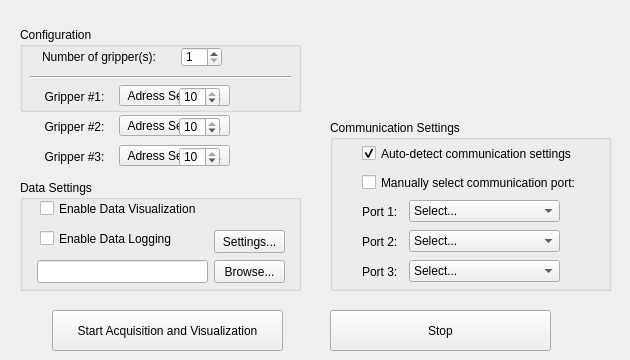
        <widget class="QWidget" name="generalTab">
         <attribute name="title">
          <string>General</string>
         </attribute>
         <widget class="QLabel" name="HandPictureLabel">
          <property name="geometry">
           <rect>
            <x>490</x>
            <y>3</y>
            <width>131</width>
            <height>121</height>
           </rect>
          </property>
          <property name="text">
           <string/>
          </property>
          <property name="pixmap">
           <pixmap resource="../images/images.qrc">:/S6Picture.png</pixmap>
          </property>
          <property name="scaledContents">
           <bool>true</bool>
          </property>
         </widget>
         <widget class="QGroupBox" name="configurationGroupBox">
          <property name="geometry">
           <rect>
            <x>20</x>
            <y>27</y>
            <width>281</width>
            <height>85</height>
           </rect>
          </property>
          <property name="font">
           <font>
            <weight>50</weight>
            <bold>false</bold>
           </font>
          </property>
          <property name="title">
           <string>Configuration</string>
          </property>
          <widget class="QSpinBox" name="numberOfArmsSpinBox">
           <property name="geometry">
            <rect>
             <x>161</x>
             <y>20</y>
             <width>41</width>
             <height>20</height>
            </rect>
           </property>
           <property name="font">
            <font>
             <pointsize>9</pointsize>
            </font>
           </property>
           <property name="minimum">
            <number>1</number>
           </property>
           <property name="maximum">
            <number>3</number>
           </property>
          </widget>
         </widget>
         <widget class="QPushButton" name="startAcquisitionPushButton">
          <property name="geometry">
           <rect>
            <x>52</x>
            <y>310</y>
            <width>231</width>
            <height>41</height>
           </rect>
          </property>
          <property name="font">
           <font>
            <pointsize>9</pointsize>
           </font>
          </property>
          <property name="text">
           <string>Start Acquisition and Visualization</string>
          </property>
         </widget>
         <widget class="QGroupBox" name="dataGroupBox">
          <property name="geometry">
           <rect>
            <x>20</x>
            <y>180</y>
            <width>281</width>
            <height>111</height>
           </rect>
          </property>
          <property name="font">
           <font>
            <weight>50</weight>
            <bold>false</bold>
           </font>
          </property>
          <property name="title">
           <string>Data Settings</string>
          </property>
          <widget class="QSplitter" name="splitter_7">
           <property name="geometry">
            <rect>
             <x>10</x>
             <y>60</y>
             <width>191</width>
             <height>20</height>
            </rect>
           </property>
           <property name="palette">
            <palette>
             <active>
              <colorrole role="Base">
               <brush brushstyle="SolidPattern">
                <color alpha="255">
                 <red>255</red>
                 <green>255</green>
                 <blue>255</blue>
                </color>
               </brush>
              </colorrole>
              <colorrole role="Window">
               <brush brushstyle="SolidPattern">
                <color alpha="255">
                 <red>255</red>
                 <green>255</green>
                 <blue>255</blue>
                </color>
               </brush>
              </colorrole>
             </active>
             <inactive>
              <colorrole role="Base">
               <brush brushstyle="SolidPattern">
                <color alpha="255">
                 <red>255</red>
                 <green>255</green>
                 <blue>255</blue>
                </color>
               </brush>
              </colorrole>
              <colorrole role="Window">
               <brush brushstyle="SolidPattern">
                <color alpha="255">
                 <red>255</red>
                 <green>255</green>
                 <blue>255</blue>
                </color>
               </brush>
              </colorrole>
             </inactive>
             <disabled>
              <colorrole role="Base">
               <brush brushstyle="SolidPattern">
                <color alpha="255">
                 <red>255</red>
                 <green>255</green>
                 <blue>255</blue>
                </color>
               </brush>
              </colorrole>
              <colorrole role="Window">
               <brush brushstyle="SolidPattern">
                <color alpha="255">
                 <red>255</red>
                 <green>255</green>
                 <blue>255</blue>
                </color>
               </brush>
              </colorrole>
             </disabled>
            </palette>
           </property>
           <property name="orientation">
            <enum>Qt::Horizontal</enum>
           </property>
          </widget>
          <widget class="QPushButton" name="browseDirectoryPushButton">
           <property name="geometry">
            <rect>
             <x>194</x>
             <y>80</y>
             <width>71</width>
             <height>23</height>
            </rect>
           </property>
           <property name="font">
            <font>
             <pointsize>9</pointsize>
            </font>
           </property>
           <property name="text">
            <string>Browse...</string>
           </property>
          </widget>
          <widget class="QLineEdit" name="directoryLocationLineEdit">
           <property name="geometry">
            <rect>
             <x>17</x>
             <y>80</y>
             <width>171</width>
             <height>23</height>
            </rect>
           </property>
           <property name="font">
            <font>
             <pointsize>9</pointsize>
            </font>
           </property>
           <property name="text">
            <string/>
           </property>
           <property name="readOnly">
            <bool>true</bool>
           </property>
          </widget>
          <widget class="QCheckBox" name="enableLoggingCheckBox">
           <property name="geometry">
            <rect>
             <x>20</x>
             <y>50</y>
             <width>161</width>
             <height>17</height>
            </rect>
           </property>
           <property name="font">
            <font>
             <pointsize>9</pointsize>
            </font>
           </property>
           <property name="text">
            <string>Enable Data Logging</string>
           </property>
          </widget>
          <widget class="QCheckBox" name="enableVisualizationCheckBox">
           <property name="geometry">
            <rect>
             <x>20</x>
             <y>20</y>
             <width>181</width>
             <height>17</height>
            </rect>
           </property>
           <property name="font">
            <font>
             <pointsize>9</pointsize>
            </font>
           </property>
           <property name="text">
            <string>Enable Data Visualization</string>
           </property>
          </widget>
          <widget class="QPushButton" name="loggingSettingsPushButton">
           <property name="geometry">
            <rect>
             <x>194</x>
             <y>50</y>
             <width>71</width>
             <height>23</height>
            </rect>
           </property>
           <property name="font">
            <font>
             <pointsize>9</pointsize>
            </font>
           </property>
           <property name="text">
            <string>Settings...</string>
           </property>
          </widget>
         </widget>
         <widget class="QPushButton" name="stopAcquisitionPushButton">
          <property name="geometry">
           <rect>
            <x>330</x>
            <y>310</y>
            <width>221</width>
            <height>41</height>
           </rect>
          </property>
          <property name="font">
           <font>
            <pointsize>9</pointsize>
           </font>
          </property>
          <property name="text">
           <string>Stop</string>
          </property>
         </widget>
         <widget class="Line" name="line">
          <property name="geometry">
           <rect>
            <x>30</x>
            <y>67</y>
            <width>261</width>
            <height>20</height>
           </rect>
          </property>
          <property name="orientation">
           <enum>Qt::Horizontal</enum>
          </property>
         </widget>
         <widget class="QGroupBox" name="communicationSettingsGroupBox">
          <property name="geometry">
           <rect>
            <x>330</x>
            <y>120</y>
            <width>281</width>
            <height>171</height>
           </rect>
          </property>
          <property name="title">
           <string>Communication Settings</string>
          </property>
          <widget class="QCheckBox" name="AutoDetectCommunicationSettingsCheckBox">
           <property name="geometry">
            <rect>
             <x>32</x>
             <y>25</y>
             <width>261</width>
             <height>17</height>
            </rect>
           </property>
           <property name="font">
            <font>
             <pointsize>9</pointsize>
            </font>
           </property>
           <property name="text">
            <string>Auto-detect communication settings</string>
           </property>
           <property name="checked">
            <bool>true</bool>
           </property>
          </widget>
          <widget class="QLabel" name="label">
           <property name="geometry">
            <rect>
             <x>32</x>
             <y>84</y>
             <width>51</width>
             <height>16</height>
            </rect>
           </property>
           <property name="font">
            <font>
             <pointsize>9</pointsize>
            </font>
           </property>
           <property name="text">
            <string>Port 1:</string>
           </property>
          </widget>
          <widget class="QCheckBox" name="ManuallySelectCommunicationPortCheckBox">
           <property name="geometry">
            <rect>
             <x>32</x>
             <y>54</y>
             <width>261</width>
             <height>17</height>
            </rect>
           </property>
           <property name="font">
            <font>
             <pointsize>9</pointsize>
            </font>
           </property>
           <property name="text">
            <string>Manually select communication port:</string>
           </property>
           <property name="checked">
            <bool>false</bool>
           </property>
          </widget>
          <widget class="QComboBox" name="PortSelectionComboBox">
           <property name="geometry">
            <rect>
             <x>79</x>
             <y>80</y>
             <width>151</width>
             <height>22</height>
            </rect>
           </property>
           <property name="font">
            <font>
             <pointsize>9</pointsize>
            </font>
           </property>
           <item>
            <property name="text">
             <string>Select...</string>
            </property>
           </item>
          </widget>
          <widget class="QLabel" name="Port2Label">
           <property name="geometry">
            <rect>
             <x>32</x>
             <y>114</y>
             <width>51</width>
             <height>16</height>
            </rect>
           </property>
           <property name="font">
            <font>
             <pointsize>9</pointsize>
            </font>
           </property>
           <property name="text">
            <string>Port 2:</string>
           </property>
          </widget>
          <widget class="QComboBox" name="Port2SelectionComboBox">
           <property name="geometry">
            <rect>
             <x>79</x>
             <y>110</y>
             <width>151</width>
             <height>22</height>
            </rect>
           </property>
           <property name="font">
            <font>
             <pointsize>9</pointsize>
            </font>
           </property>
           <item>
            <property name="text">
             <string>Select...</string>
            </property>
           </item>
          </widget>
          <widget class="QComboBox" name="Port3SelectionComboBox">
           <property name="geometry">
            <rect>
             <x>79</x>
             <y>140</y>
             <width>151</width>
             <height>22</height>
            </rect>
           </property>
           <property name="font">
            <font>
             <pointsize>9</pointsize>
            </font>
           </property>
           <item>
            <property name="text">
             <string>Select...</string>
            </property>
           </item>
          </widget>
          <widget class="QLabel" name="Port3Label">
           <property name="geometry">
            <rect>
             <x>32</x>
             <y>144</y>
             <width>51</width>
             <height>16</height>
            </rect>
           </property>
           <property name="font">
            <font>
             <pointsize>9</pointsize>
            </font>
           </property>
           <property name="text">
            <string>Port 3:</string>
           </property>
          </widget>
         </widget>
         <widget class="QLabel" name="numberOfArmsLabel">
          <property name="geometry">
           <rect>
            <x>42</x>
            <y>47</y>
            <width>131</width>
            <height>20</height>
           </rect>
          </property>
          <property name="font">
           <font>
            <pointsize>9</pointsize>
           </font>
          </property>
          <property name="text">
           <string>Number of gripper(s):</string>
          </property>
         </widget>
         <widget class="QPushButton" name="AdressSettingsArm1PushButton">
          <property name="geometry">
           <rect>
            <x>119</x>
            <y>85</y>
            <width>111</width>
            <height>21</height>
           </rect>
          </property>
          <property name="font">
           <font>
            <pointsize>9</pointsize>
           </font>
          </property>
          <property name="text">
           <string>Adress Settings...</string>
          </property>
         </widget>
         <widget class="QPushButton" name="AdressSettingsArm2PushButton">
          <property name="geometry">
           <rect>
            <x>119</x>
            <y>115</y>
            <width>111</width>
            <height>21</height>
           </rect>
          </property>
          <property name="font">
           <font>
            <pointsize>9</pointsize>
           </font>
          </property>
          <property name="text">
           <string>Adress Settings...</string>
          </property>
         </widget>
         <widget class="QPushButton" name="AdressSettingsArm3PushButton">
          <property name="geometry">
           <rect>
            <x>119</x>
            <y>145</y>
            <width>111</width>
            <height>21</height>
           </rect>
          </property>
          <property name="font">
           <font>
            <pointsize>9</pointsize>
           </font>
          </property>
          <property name="text">
           <string>Adress Settings...</string>
          </property>
         </widget>
         <widget class="QLabel" name="numberOfSensorsArm1Label">
          <property name="geometry">
           <rect>
            <x>39</x>
            <y>87</y>
            <width>71</width>
            <height>20</height>
           </rect>
          </property>
          <property name="font">
           <font>
            <pointsize>9</pointsize>
           </font>
          </property>
          <property name="text">
           <string>Gripper #1:</string>
          </property>
          <property name="alignment">
           <set>Qt::AlignCenter</set>
          </property>
         </widget>
         <widget class="QSpinBox" name="numberOfSensorsArm1SpinBox">
          <property name="geometry">
           <rect>
            <x>179</x>
            <y>87</y>
            <width>41</width>
            <height>20</height>
           </rect>
          </property>
          <property name="font">
           <font>
            <pointsize>9</pointsize>
           </font>
          </property>
          <property name="minimum">
           <number>1</number>
          </property>
          <property name="maximum">
           <number>10</number>
          </property>
          <property name="value">
           <number>10</number>
          </property>
         </widget>
         <widget class="QSpinBox" name="numberOfSensorsArm2SpinBox">
          <property name="geometry">
           <rect>
            <x>179</x>
            <y>117</y>
            <width>41</width>
            <height>20</height>
           </rect>
          </property>
          <property name="font">
           <font>
            <pointsize>9</pointsize>
           </font>
          </property>
          <property name="minimum">
           <number>1</number>
          </property>
          <property name="maximum">
           <number>10</number>
          </property>
          <property name="value">
           <number>10</number>
          </property>
         </widget>
         <widget class="QLabel" name="numberOfSensorsArm2Label">
          <property name="geometry">
           <rect>
            <x>39</x>
            <y>117</y>
            <width>71</width>
            <height>20</height>
           </rect>
          </property>
          <property name="font">
           <font>
            <pointsize>9</pointsize>
           </font>
          </property>
          <property name="text">
           <string>Gripper #2:</string>
          </property>
          <property name="alignment">
           <set>Qt::AlignCenter</set>
          </property>
         </widget>
         <widget class="QLabel" name="numberOfSensorsArm3Label">
          <property name="geometry">
           <rect>
            <x>39</x>
            <y>147</y>
            <width>71</width>
            <height>20</height>
           </rect>
          </property>
          <property name="font">
           <font>
            <pointsize>9</pointsize>
           </font>
          </property>
          <property name="text">
           <string>Gripper #3:</string>
          </property>
          <property name="alignment">
           <set>Qt::AlignCenter</set>
          </property>
         </widget>
         <widget class="QSpinBox" name="numberOfSensorsArm3SpinBox">
          <property name="geometry">
           <rect>
            <x>179</x>
            <y>147</y>
            <width>41</width>
            <height>20</height>
           </rect>
          </property>
          <property name="font">
           <font>
            <pointsize>9</pointsize>
           </font>
          </property>
          <property name="minimum">
           <number>1</number>
          </property>
          <property name="maximum">
           <number>10</number>
          </property>
          <property name="value">
           <number>10</number>
          </property>
         </widget>
        </widget>
